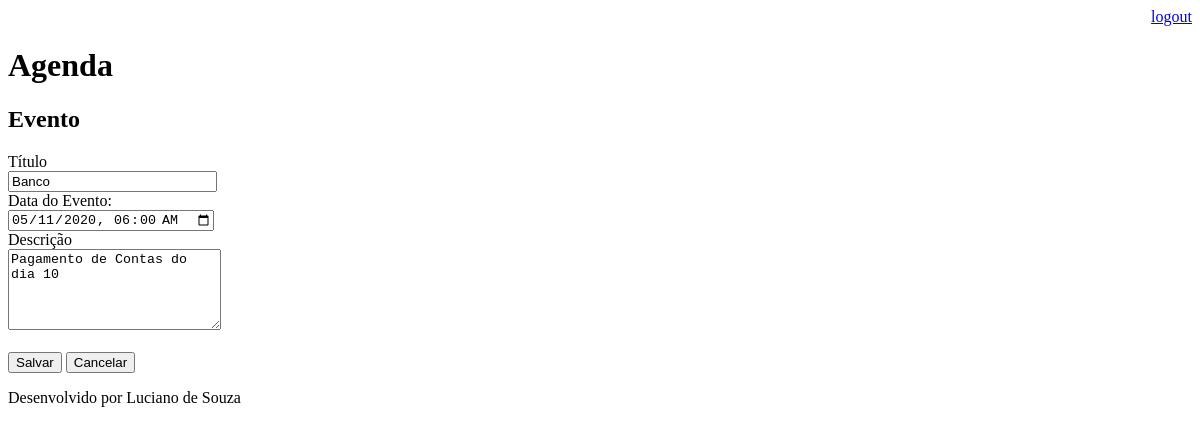
Before: /agenda/evento/?id=2 (signed in) with the older database file.
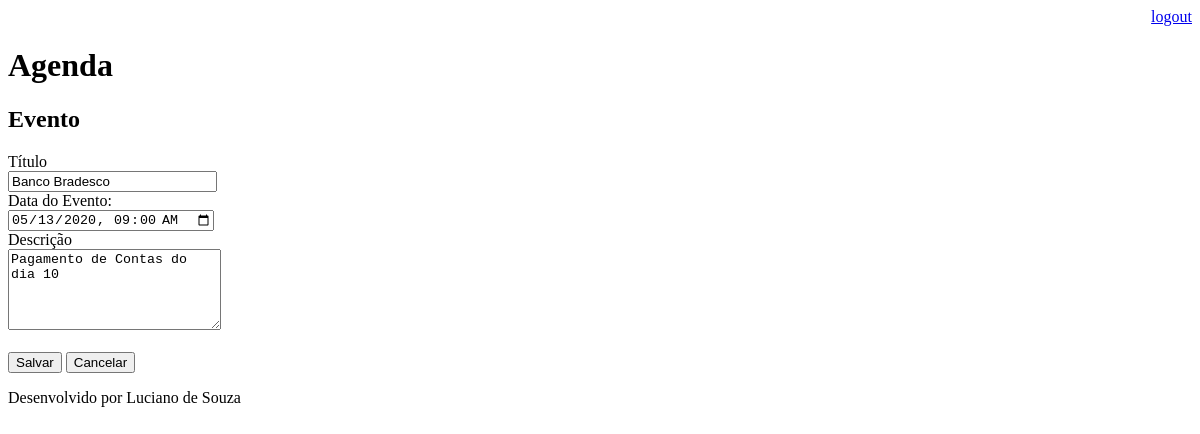
After: the same page with the newer database file.
### core/models.py (models this page shows, shortened)
class Evento(models.Model):
    titulo = models.CharField(max_length=100)
    descricao = models.TextField(blank=True, null=True)
    data_evento = models.DateTimeField(verbose_name='Data do Evento')
    data_criacao = models.DateTimeField(auto_now=True)
    usuario = models.ForeignKey(User, on_delete=models.CASCADE)
    class Meta:
        db_table = 'evento'
    def get_data_input_evento(self):
        return self.data_evento.strftime('%Y-%m-%dT%H:%M')

### core/views.py (the view)
# urls.py: path('agenda/evento/', views.evento),
@login_required(login_url='/login/')
def evento(request):
    id_evento = request.GET.get('id')
    dados = {}
    if id_evento:
        dados['evento'] = Evento.objects.get(id=id_evento)
    return render(request, 'evento.html', dados)

### templates/evento.html (shortened to what this page needs)
{% extends "model-page.html" %}
{% block content %}
<h2>Evento</h2>
<form action="submit" method="POST">{% csrf_token %}
    <label>Título</label>
    <br>
    <input type="text" name="titulo" size="23" value="{{ evento.titulo }}">
    <br>
    <label>Data do Evento:</label>
    <br>
    <input type="datetime-local" name="data_evento" value="{{ evento.get_data_input_evento }}">
    <br>
    <label>Descrição</label>
    <br>
    <textarea name="descricao" rows="5" cols="24">{{ evento.descricao}}</textarea>
    <br><br>
    <button type="submit">Salvar</button>
    <a href="/">
        <button type="button">Cancelar</button>
    </a>
</form>
{% endblock %}

Changed rows visible on the page:
changed Evento "Pagamento de Contas do dia 10": titulo "Banco" → "Banco Bradesco"; data_evento "05/11/2020 06:00" → "05/13/2020 09:00"
